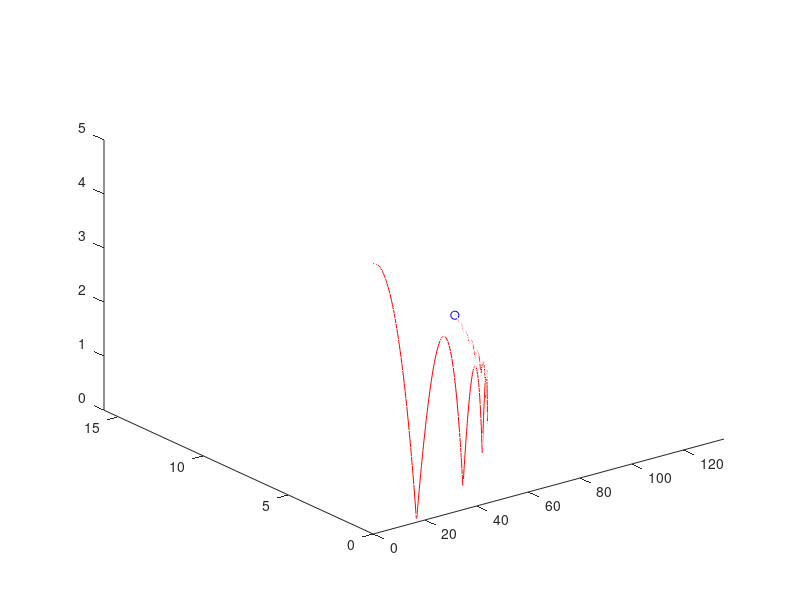
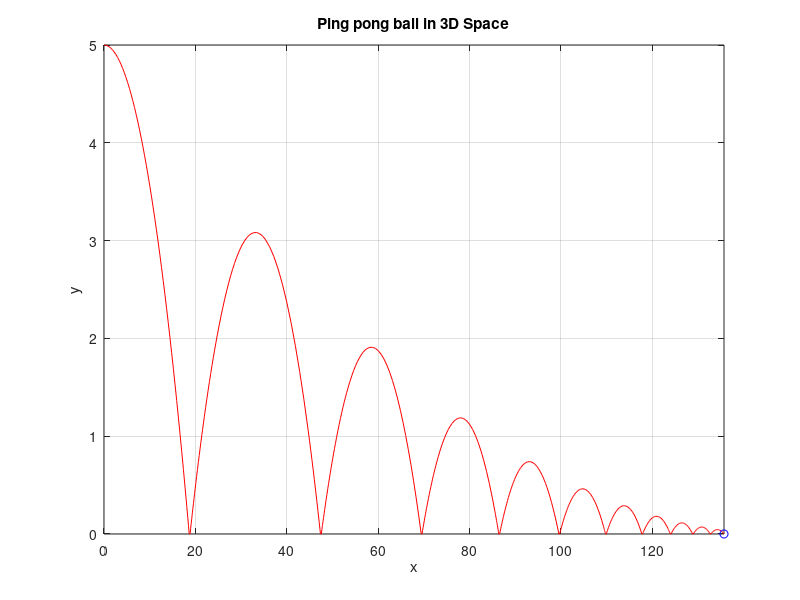
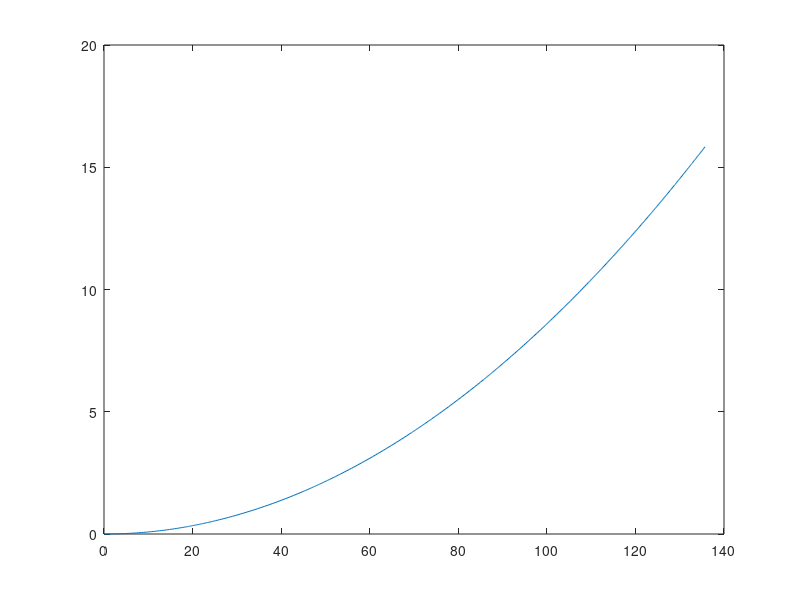

These figures' MATLAB source, in order:

g = 9.81;
m = .27; 
R = 0.02; 
N = m*[0; 0; g];
I = [2/5 * m * R^2 0 0 ; 0 2/5 * m * R^2 0; 0 0 2/5 * m * R^2]; %inertia tensor
u_k = 0.4; 
e = 0.8; 
p = 1.2;
A = .001256; 
C = 0.47; 



F = [50;0;0]; 
F_x = F(1);
F_y = F(2);
F_z = F(3);

w0 = [0; 0; -10]; 
vx0 = (F_x * .1) / m;  
vy0 = (F_y * .1) / m; 
vz0 = (F_z *.1)/ m;
s0 = [0, vx0, 0, vy0, 5, vz0]; 
t_span = linspace(0,10,500); 



function dsdt = ode_func(s,m, g, p, A, C, w)

x1 = s(1);
x2 = s(2);
y1 = s(3);
y2 = s(4);
z1 = s(5);
z2 = s(6);
v = [x2;y2;z2];
v_mag = norm(v);

if v_mag ~= 0 
    F_d = .5*A*C*p*(v_mag^2) * (-v/v_mag);
else
    F_d = [0;0;0]
end
v_mag;
Re = 2*.02 * 1.2 * v_mag / (1.8 * 10^-5)
F_d_x = F_d(1);
F_d_y = F_d(2);
F_d_z = F_d(3);

F_m = C*cross(w, F_d); 
F_m_x = F_m(1);
F_m_y = F_m(2);
F_m_z = F_m(3);

dx1dt = x2;
dx2dt = F_m_x + F_d_x;
dy1dt = y2;
dy2dt = F_m_y + F_d_y;
dz1dt = z2;
dz2dt =  F_m_z + F_d_z -g;
dsdt = [dx1dt;dx2dt; dy1dt; dy2dt;dz1dt;dz2dt];
end



function [check, isterminal, direction] = groundFunc(t,s)
check = s(5);
isterminal = 1;
direction = -1;

end

options = odeset('Events', @groundFunc, 'Refine', 10);



[t, results_s] = ode45(@(t,s) ode_func(s, m, g, p, A, C,w0), t_span, s0, options);
tplot = t;
splot = results_s;
wplot = w0';



function dwdt = ode_func2(w, T, I) 
I_inv = inv(I);
dwdt = I_inv * T;
end

function ds2dt = ode_func3(s, u_k, g) 
x1 = s(1);
x2 = s(2);
y1 = s(3);
y2 = s(4);
z1 = s(5);
z2 = s(6);
dx1dt = x2;
dx2dt = - (u_k * g * x2)/ (sqrt(x2^2 + y2^2));
dy1dt = y2;
dy2dt = - (u_k * g * y2)/ (sqrt(x2^2 + y2^2));
dz1dt = z2;
dz2dt = -g;
ds2dt = [dx1dt; dx2dt; dy1dt; dy2dt; dz1dt; dz2dt];
end



for i = 1:10
t_start = tplot(end);
t_end = t_start + 10;
s_last = splot(end, :);
F_k = -u_k * m * g * ([s_last(2);s_last(4); 0]/ norm([s_last(2); s_last(4); 0])); 
 
[t, results_s_f] = ode45(@(t,s_f) ode_func3(s_f, u_k, g), [t_start t_start + .01], [s_last(1), s_last(2), s_last(3), s_last(4), 0, 0]);
splot = [splot; results_s_f]; 
s_next = [results_s_f(end, 1), results_s_f(end, 2), results_s_f(end, 3), results_s_f(end, 4), 0, -e * s_last(6)];




r = -R * [0;0;1]; 
T = cross(F_k, r); 
[t, results_w] = ode45(@(t,w) ode_func2(w, T, I), [t_start t_start + 0.01], wplot(end, :)');
wplot = [wplot; results_w(end, :)];


[t, results_s] = ode45(@(t,s) ode_func(s, m, g, p, A, C, wplot(end, :)'), [t_start t_end], s_next, options);
tplot = [tplot; t];
splot = [splot;results_s];


end

figure
comet3(splot(:,1), splot(:,3), splot(:,5))

figure
comet(splot(:,1), splot(:,5))
title('Ping pong ball in 3D Space')


ylabel('y')
xlabel('x')
zlabel('z')
grid on

figure
title('Top Down View of Trajectory')
plot(splot(:,1), splot(:,3))

